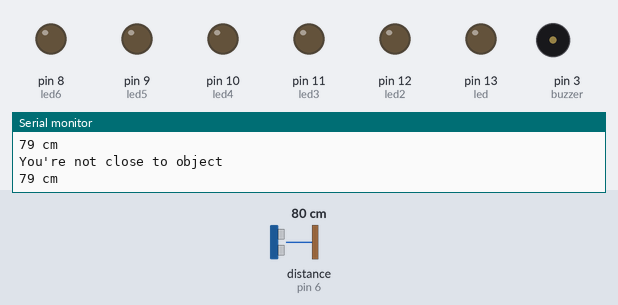
A sketch run on a simulated Arduino Uno, built with avr-gcc and run on an emulated ATmega328P. Shown: output pins drawn as LEDs (lit = HIGH), buzzer (waves = sounding), the last lines printed to the serial monitor. Wiring (inferred from the names in the program): ultrasonic range finder: trigger pin 7; echo pin 6. The inputs (shaded band) are chosen by the test bench; at power-on: distance to the obstacle (sensor on pin 6) 80 cm. The echo pulse lasts 58.3 µs per cm; pins used as bus, display or sensor lines are not drawn.

Above: at 1.3 s.
1.4 s: distance to the obstacle (sensor on pin 6) set to 36 cm
2.9 s: distance to the obstacle (sensor on pin 6) set to 28 cm
At 3.8 s:
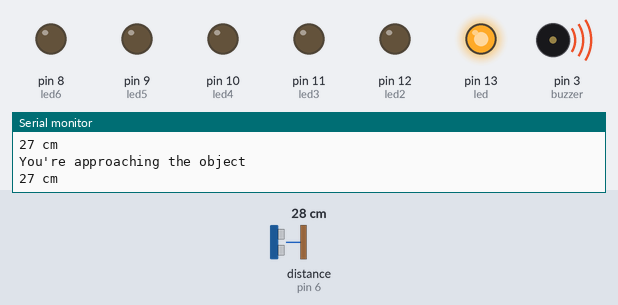
4.5 s: distance to the obstacle (sensor on pin 6) set to 23 cm
At 5.2 s:
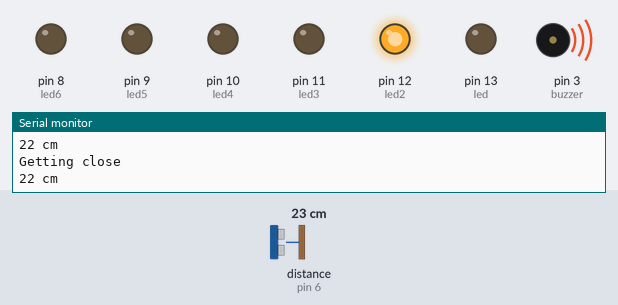
6.0 s: distance to the obstacle (sensor on pin 6) set to 2 cm
At 7.2 s:
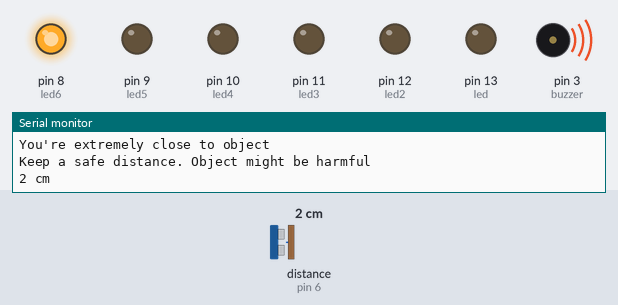
7.5 s: distance to the obstacle (sensor on pin 6) set to 9 cm
At 7.9 s:
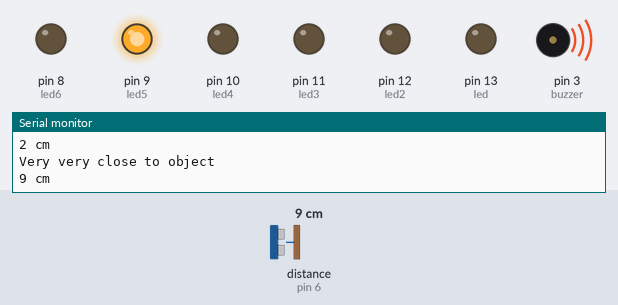
9.1 s: distance to the obstacle (sensor on pin 6) set to 14 cm
At 10.4 s:
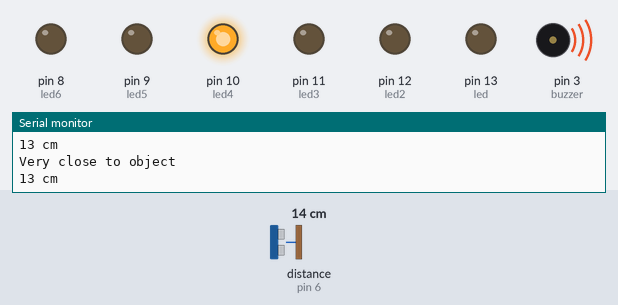
Timing chart, 0 to 11.6 s (numbered marks = the images above; inputs shaded):
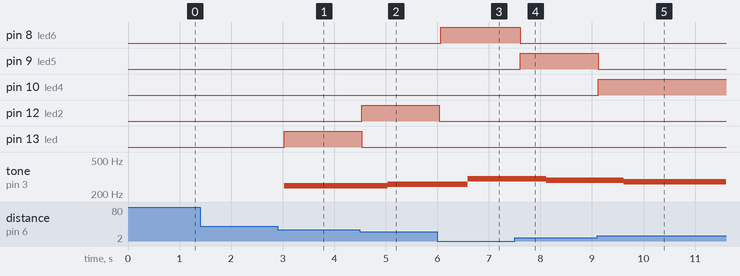

Measured:
- the behaviour switches between 32 and 31 cm on distance to the obstacle (sensor on pin 6) (found by bisection; images 0 and 1)
- the behaviour switches between 27 and 26 cm on distance to the obstacle (sensor on pin 6) (found by bisection; images 1 and 2)
- the behaviour switches between 11 and 12 cm on distance to the obstacle (sensor on pin 6) (found by bisection; images 4 and 5)
- after the input at 2.9 s, pin 13 (led): LOW → HIGH after 0.13 s; tone on pin 3 (buzzer): silent → 250 Hz after 0.13 s
- after the input at 4.5 s, pin 12 (led2): LOW → HIGH at once; pin 13 (led): HIGH → LOW at once; tone on pin 3 (buzzer): 250 Hz → 260 Hz after 0.54 s
- after the input at 6.0 s, pin 8 (led6): LOW → HIGH after 0.06 s; pin 12 (led2): HIGH → LOW at once; tone on pin 3 (buzzer): 260 Hz → 300 Hz after 0.59 s
- after the input at 7.5 s, pin 8 (led6): HIGH → LOW after 0.11 s; pin 9 (led5): LOW → HIGH after 0.11 s; tone on pin 3 (buzzer): 300 Hz → 290 Hz after 0.61 s
- after the input at 9.1 s, pin 9 (led5): HIGH → LOW at once; pin 10 (led4): LOW → HIGH at once; tone on pin 3 (buzzer): 290 Hz → 280 Hz after 0.52 s

The sketch:

ultrasonic_ruler_project.ino
```cpp
#define trigPin 7
#define echoPin 6
#define led 13
#define led2 12
#define led3 11
#define led4 10
#define led5 9
#define led6 8
#define buzzer 3

int sound = 250;


void setup() {
  Serial.begin (9600);
  pinMode(trigPin, OUTPUT);
  pinMode(echoPin, INPUT);
  pinMode(led, OUTPUT);
  pinMode(led2, OUTPUT);
  pinMode(led3, OUTPUT);
  pinMode(led4, OUTPUT);
  pinMode(led5, OUTPUT);
  pinMode(led6, OUTPUT);
  pinMode(buzzer, OUTPUT);

}

void loop() {
  long duration, distance;
  digitalWrite(trigPin, LOW);
  delayMicroseconds(2);
  digitalWrite(trigPin, HIGH);
  delayMicroseconds(10);
  digitalWrite(trigPin, LOW);
  duration = pulseIn(echoPin, HIGH);
  distance = (duration / 2) / 29.1;


  if (distance > 30 || distance <= 0) {
    Serial.println("You're not close to object");
    Serial.print(distance);
    Serial.println(" cm");
    tone(buzzer, sound);

    noTone(buzzer);
  }
  else {

    if (distance <= 30 && distance > 25) {
      Serial.println("You're approaching the object");
      Serial.print(distance);
      Serial.println(" cm");
      tone(buzzer, sound);

      digitalWrite(led, HIGH);
      sound = 250;
    }
    else {
      digitalWrite(led, LOW);
    }

    if (distance <= 25 && distance > 20) {
      Serial.println("Getting close");
      Serial.print(distance);
      Serial.println(" cm");
      tone(buzzer, sound);

      digitalWrite(led2, HIGH);
      sound = 260;
    }
    else {
      digitalWrite(led2, LOW);
    }
    if (distance <= 20 && distance > 15) {
      Serial.println("Almost close");
      Serial.print(distance);
      Serial.println(" cm");
      tone(buzzer, sound);

      digitalWrite(led3, HIGH);
      sound = 270;
    }
    else {
      digitalWrite(led3, LOW);
    }
    if (distance <= 15 && distance > 10) {
      Serial.println("Very close to object");
      Serial.print(distance);
      Serial.println(" cm");
      tone(buzzer, sound);

      digitalWrite(led4, HIGH);
      sound = 280;
    }
    else {
      digitalWrite(led4, LOW);
    }
    if (distance <= 10 && distance > 5) {
      Serial.println("Very very close to object");
      Serial.print(distance);
      Serial.println(" cm");
      tone(buzzer, sound);

      digitalWrite(led5, HIGH);
      sound = 290;
    }
    else {
      digitalWrite(led5, LOW);
    }
    if (distance <= 5 && distance > 0) {
      Serial.println("You're extremely close to object");
      Serial.println("Keep a safe distance. Object might be harmful");
      Serial.print(distance);
      Serial.println(" cm");
      tone(buzzer, sound);

      digitalWrite(led6, HIGH);
      sound = 300;
    }
    else {
      digitalWrite(led6, LOW);
    }
  }
  delay(500);
}
```
